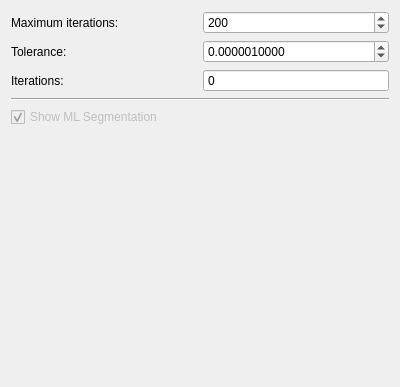
<?xml version="1.0" encoding="UTF-8"?>
<ui version="4.0">
 <class>MLControl</class>
 <widget class="QWidget" name="MLControl">
  <property name="geometry">
   <rect>
    <x>0</x>
    <y>0</y>
    <width>400</width>
    <height>387</height>
   </rect>
  </property>
  <property name="windowTitle">
   <string>Form</string>
  </property>
  <layout class="QVBoxLayout" name="verticalLayout">
   <item>
    <layout class="QGridLayout" name="paramLayout">
     <item row="0" column="0">
      <widget class="QLabel" name="maxIterTextLabel">
       <property name="text">
        <string>Maximum iterations:</string>
       </property>
      </widget>
     </item>
     <item row="0" column="1">
      <widget class="QSpinBox" name="maxIterSpinBox">
       <property name="maximum">
        <number>1000000</number>
       </property>
       <property name="value">
        <number>200</number>
       </property>
      </widget>
     </item>
     <item row="1" column="0">
      <widget class="QLabel" name="tolTextlabel">
       <property name="text">
        <string>Tolerance:</string>
       </property>
      </widget>
     </item>
     <item row="1" column="1">
      <widget class="QDoubleSpinBox" name="tolSpinBox">
       <property name="decimals">
        <number>10</number>
       </property>
       <property name="maximum">
        <double>1000000.000000000000000</double>
       </property>
       <property name="value">
        <double>0.000001000000000</double>
       </property>
      </widget>
     </item>
     <item row="2" column="0">
      <widget class="QLabel" name="IterTextLabel">
       <property name="text">
        <string>Iterations:</string>
       </property>
      </widget>
     </item>
     <item row="2" column="1">
      <widget class="QSpinBox" name="iterSpinBox">
       <property name="readOnly">
        <bool>true</bool>
       </property>
       <property name="buttonSymbols">
        <enum>QAbstractSpinBox::NoButtons</enum>
       </property>
       <property name="maximum">
        <number>1000000</number>
       </property>
      </widget>
     </item>
    </layout>
   </item>
   <item>
    <widget class="Line" name="line_8">
     <property name="orientation">
      <enum>Qt::Horizontal</enum>
     </property>
    </widget>
   </item>
   <item>
    <layout class="QGridLayout" name="showLayout">
     <item row="0" column="0">
      <widget class="QCheckBox" name="showMLCheckBox">
       <property name="enabled">
        <bool>false</bool>
       </property>
       <property name="text">
        <string>Show ML Segmentation</string>
       </property>
       <property name="checked">
        <bool>true</bool>
       </property>
      </widget>
     </item>
    </layout>
   </item>
   <item>
    <spacer name="verticalSpacer">
     <property name="orientation">
      <enum>Qt::Vertical</enum>
     </property>
     <property name="sizeType">
      <enum>QSizePolicy::Expanding</enum>
     </property>
     <property name="sizeHint" stdset="0">
      <size>
       <width>20</width>
       <height>40</height>
      </size>
     </property>
    </spacer>
   </item>
  </layout>
  <action name="testAction">
   <property name="text">
    <string>Test</string>
   </property>
  </action>
 </widget>
 <resources/>
 <connections>
  <connection>
   <sender>showMLCheckBox</sender>
   <signal>toggled(bool)</signal>
   <receiver>MLControl</receiver>
   <slot>showMLToggled(bool)</slot>
   <hints>
    <hint type="sourcelabel">
     <x>199</x>
     <y>108</y>
    </hint>
    <hint type="destinationlabel">
     <x>199</x>
     <y>193</y>
    </hint>
   </hints>
  </connection>
  <connection>
   <sender>maxIterSpinBox</sender>
   <signal>valueChanged(int)</signal>
   <receiver>MLControl</receiver>
   <slot>maxIterChanged(int)</slot>
   <hints>
    <hint type="sourcelabel">
     <x>296</x>
     <y>23</y>
    </hint>
    <hint type="destinationlabel">
     <x>199</x>
     <y>193</y>
    </hint>
   </hints>
  </connection>
  <connection>
   <sender>tolSpinBox</sender>
   <signal>valueChanged(double)</signal>
   <receiver>MLControl</receiver>
   <slot>tolChanged(double)</slot>
   <hints>
    <hint type="sourcelabel">
     <x>296</x>
     <y>56</y>
    </hint>
    <hint type="destinationlabel">
     <x>199</x>
     <y>193</y>
    </hint>
   </hints>
  </connection>
 </connections>
 <slots>
  <slot>showMLToggled(bool)</slot>
  <slot>maxIterChanged(int)</slot>
  <slot>tolChanged(double)</slot>
 </slots>
</ui>
